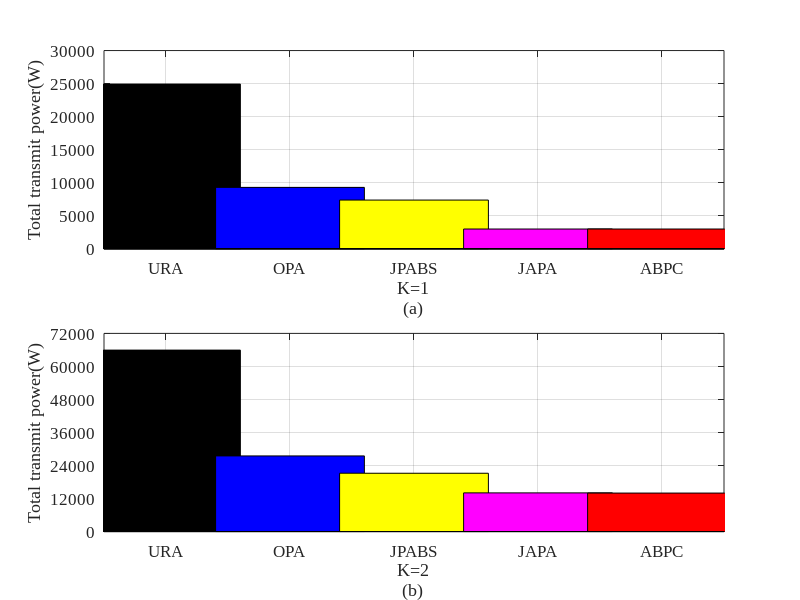

Reproduce this figure in MATLAB.
% Sample program
% The specific values can be adjusted according to the actual results

clc;
clear;
% [x y width height]
figure('visible','on','position',[350,200,800,600]);
subplot(2,1,1);
% data
Y = [24927,9283.5339,7364.2304,2980.1686,2980.1686];
color = [0 0 0;0 0 1;1 1 0;1 0 1;1 0 0];  
hold on
              
for i = 1:5
    b = bar(i,Y(i),0.6,'stacked');  
    set(b(1),'facecolor',color(i,:))
end
box on
grid on
axis([0.5 5.5 0 30000])
set(gca,'ytick',0:5000:30000)
set(gca,'XTick',[1 2 3 4 5]);
set(gca,'FontSize',12,'Fontname', 'Times New Roman');
set(gca,'XTickLabel',{'URA','OPA','JPABS','JAPA','ABPC'},'FontSize',12);
xlabel({'K=1','(a)'})
ylabel('Total transmit power(W)');

subplot(2,1,2);
Y = [65926,27479.0302,21180.8687,14048.0972,13979];
color = [0 0 0;0 0 1;1 1 0;1 0 1;1 0 0];  
hold on
             
for i = 1:5
    b = bar(i,Y(i),0.6,'stacked');  
    set(b(1),'facecolor',color(i,:))
end
box on
grid on
axis([0.5 5.5 0 72000])
set(gca,'ytick',0:12000:72000)
set(gca,'XTick',[1 2 3 4 5]);
set(gca,'FontSize',12,'Fontname', 'Times New Roman');
set(gca,'XTickLabel',{'URA','OPA','JPABS','JAPA','ABPC'},'FontSize',12);
xlabel({'K=2','(b)'})
ylabel('Total transmit power(W)');
